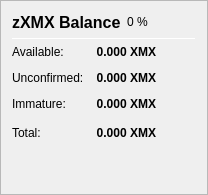
                   <widget class="QFrame" name="frame_ZerocoinBalances">
                    <property name="frameShape">
                     <enum>QFrame::StyledPanel</enum>
                    </property>
                    <property name="frameShadow">
                     <enum>QFrame::Raised</enum>
                    </property>
                    <layout class="QVBoxLayout" name="verticalLayout_7">
                     <item>
                      <layout class="QHBoxLayout" name="horizontalLayout_8" stretch="0,0,0">
                       <item>
                        <widget class="QLabel" name="label_5z_3">
                         <property name="minimumSize">
                          <size>
                           <width>0</width>
                           <height>20</height>
                          </size>
                         </property>
                         <property name="font">
                          <font>
                           <pointsize>12</pointsize>
                           <weight>75</weight>
                           <bold>true</bold>
                          </font>
                         </property>
                         <property name="text">
                          <string>zXMX Balance</string>
                         </property>
                        </widget>
                       </item>
                       <item>
                        <widget class="QLabel" name="labelzXMXPercent">
                         <property name="text">
                          <string notr="true">0 %</string>
                         </property>
                        </widget>
                       </item>
                       <item>
                        <spacer name="horizontalSpacer_11">
                         <property name="orientation">
                          <enum>Qt::Horizontal</enum>
                         </property>
                         <property name="sizeHint" stdset="0">
                          <size>
                           <width>40</width>
                           <height>20</height>
                          </size>
                         </property>
                        </spacer>
                       </item>
                      </layout>
                     </item>
                     <item>
                      <widget class="Line" name="line_ZerocoinBalance">
                       <property name="minimumSize">
                        <size>
                         <width>0</width>
                         <height>1</height>
                        </size>
                       </property>
                       <property name="maximumSize">
                        <size>
                         <width>16777215</width>
                         <height>1</height>
                        </size>
                       </property>
                       <property name="orientation">
                        <enum>Qt::Horizontal</enum>
                       </property>
                      </widget>
                     </item>
                     <item>
                      <layout class="QGridLayout" name="gridLayout_5">
                       <property name="spacing">
                        <number>12</number>
                       </property>
                       <item row="1" column="0">
                        <widget class="QLabel" name="labelzBalanceMatureText">
                         <property name="toolTip">
                          <string>Mature: more than 20 confirmation and more than 1 mint of the same denomination after it was minted.
These zXMX are spendable.</string>
                         </property>
                         <property name="text">
                          <string>Available:</string>
                         </property>
                        </widget>
                       </item>
                       <item row="1" column="1">
                        <widget class="QLabel" name="labelzBalanceMature">
                         <property name="font">
                          <font>
                           <weight>75</weight>
                           <bold>true</bold>
                          </font>
                         </property>
                         <property name="toolTip">
                          <string>Mature: more than 20 confirmation and more than 1 mint of the same denomination after it was minted.
These zXMX are spendable.</string>
                         </property>
                         <property name="text">
                          <string notr="true">0.000 XMX</string>
                         </property>
                         <property name="alignment">
                          <set>Qt::AlignRight|Qt::AlignTrailing|Qt::AlignVCenter</set>
                         </property>
                        </widget>
                       </item>
                       <item row="2" column="0">
                        <widget class="QLabel" name="labelzBalanceUnconfirmedText">
                         <property name="toolTip">
                          <string>Unconfirmed: less than 20 confirmations
Immature: confirmed, but less than 1 mint of the same denomination after it was minted</string>
                         </property>
                         <property name="text">
                          <string>Unconfirmed:</string>
                         </property>
                        </widget>
                       </item>
                       <item row="2" column="1">
                        <widget class="QLabel" name="labelzBalanceUnconfirmed">
                         <property name="font">
                          <font>
                           <weight>75</weight>
                           <bold>true</bold>
                          </font>
                         </property>
                         <property name="toolTip">
                          <string>Unconfirmed: less than 20 confirmations
Immature: confirmed, but less than 1 mint of the same denomination after it was minted</string>
                         </property>
                         <property name="text">
                          <string notr="true">0.000 XMX</string>
                         </property>
                         <property name="alignment">
                          <set>Qt::AlignRight|Qt::AlignTrailing|Qt::AlignVCenter</set>
                         </property>
                        </widget>
                       </item>
                       <item row="3" column="0">
                        <widget class="QLabel" name="labelzBalanceImmatureText">
                         <property name="toolTip">
                          <string>Unconfirmed: less than 20 confirmations
Immature: confirmed, but less than 1 mint of the same denomination after it was minted</string>
                         </property>
                         <property name="text">
                          <string>Immature:</string>
                         </property>
                        </widget>
                       </item>
                       <item row="3" column="1">
                        <widget class="QLabel" name="labelzBalanceImmature">
                         <property name="font">
                          <font>
                           <weight>75</weight>
                           <bold>true</bold>
                          </font>
                         </property>
                         <property name="toolTip">
                          <string>Unconfirmed: less than 20 confirmations
Immature: confirmed, but less than 1 mint of the same denomination after it was minted</string>
                         </property>
                         <property name="text">
                          <string notr="true">0.000 XMX</string>
                         </property>
                         <property name="alignment">
                          <set>Qt::AlignRight|Qt::AlignTrailing|Qt::AlignVCenter</set>
                         </property>
                        </widget>
                       </item>
                       <item row="4" column="0">
                        <widget class="QLabel" name="labelzBalanceText">
                         <property name="toolTip">
                          <string>Your current zXMX balance, unconfirmed and immature zXMX included.</string>
                         </property>
                         <property name="text">
                          <string>Total:</string>
                         </property>
                        </widget>
                       </item>
                       <item row="4" column="1">
                        <widget class="QLabel" name="labelzBalance">
                         <property name="font">
                          <font>
                           <weight>75</weight>
                           <bold>true</bold>
                          </font>
                         </property>
                         <property name="cursor">
                          <cursorShape>IBeamCursor</cursorShape>
                         </property>
                         <property name="toolTip">
                          <string>Your current zXMX balance, unconfirmed and immature zXMX included.</string>
                         </property>
                         <property name="text">
                          <string notr="true">0.000 XMX</string>
                         </property>
                         <property name="alignment">
                          <set>Qt::AlignRight|Qt::AlignTrailing|Qt::AlignVCenter</set>
                         </property>
                         <property name="textInteractionFlags">
                          <set>Qt::LinksAccessibleByMouse|Qt::TextSelectableByKeyboard|Qt::TextSelectableByMouse</set>
                         </property>
                        </widget>
                       </item>
                       <item row="4" column="2">
                        <spacer name="horizontalSpacer_4">
                         <property name="orientation">
                          <enum>Qt::Horizontal</enum>
                         </property>
                         <property name="sizeHint" stdset="0">
                          <size>
                           <width>40</width>
                           <height>20</height>
                          </size>
                         </property>
                        </spacer>
                       </item>
                      </layout>
                     </item>
                     <item>
                      <spacer name="verticalSpacer_4">
                       <property name="orientation">
                        <enum>Qt::Vertical</enum>
                       </property>
                       <property name="sizeHint" stdset="0">
                        <size>
                         <width>20</width>
                         <height>40</height>
                        </size>
                       </property>
                      </spacer>
                     </item>
                    </layout>
                   </widget>
